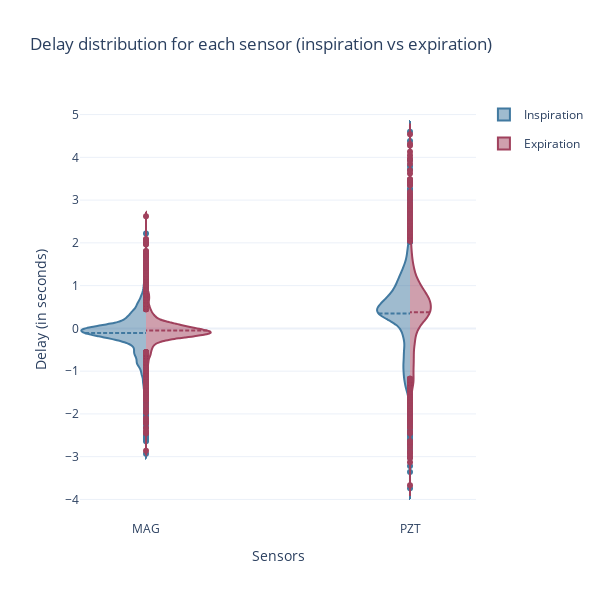

The notebook cell saved with this chart:
### Code cell
plot_inspiration_vs_expiration(delays_df)

### Figure 1 — Plotly figure (JSON) as saved in the notebook; plotly's stock layout.template omitted (floating-point values rounded to 4 significant figures; data arrays with more than 128 entries replaced by an {"elided": "..."} marker saying what was removed)
{"data": [{"legendgroup": "Inspiration", "line": {"color": "#4179A0"}, "meanline": {"visible": true}, "name": "Inspiration", "scalegroup": "Inhalation", "side": "negative", "type": "violin", "x": {"elided": "6729 str values"}, "y": {"elided": "6729 float values"}}, {"legendgroup": "Expiration", "line": {"color": "#A0415D"}, "meanline": {"visible": true}, "name": "Expiration", "scalegroup": "Exhalation", "side": "positive", "type": "violin", "x": {"elided": "6717 str values"}, "y": {"elided": "6717 float values"}}], "layout": {"height": 600, "title": {"text": "Delay distribution for each sensor (inspiration vs expiration)"}, "violinmode": "overlay", "width": 600, "xaxis": {"title": {"text": "Sensors"}}, "yaxis": {"title": {"text": "Delay (in seconds)"}}}}
